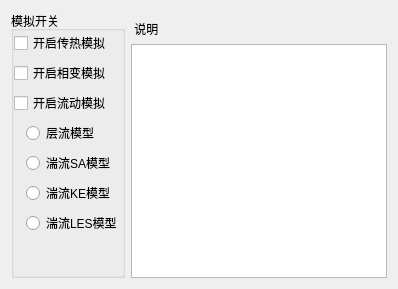
      <widget class="QWidget" name="tab_simulation">
       <attribute name="title">
        <string>模拟配置</string>
       </attribute>
       <layout class="QHBoxLayout" name="horizontalLayout_27">
        <item>
         <widget class="QGroupBox" name="groupBox_4">
          <property name="title">
           <string>模拟开关</string>
          </property>
          <layout class="QVBoxLayout" name="verticalLayout_28">
           <property name="leftMargin">
            <number>0</number>
           </property>
           <property name="topMargin">
            <number>0</number>
           </property>
           <property name="rightMargin">
            <number>0</number>
           </property>
           <property name="bottomMargin">
            <number>0</number>
           </property>
           <item>
            <widget class="QCheckBox" name="checkBox_heatTransferModel">
             <property name="text">
              <string>开启传热模拟</string>
             </property>
            </widget>
           </item>
           <item>
            <widget class="QCheckBox" name="checkBox_phaseChangeModel">
             <property name="text">
              <string>开启相变模拟</string>
             </property>
            </widget>
           </item>
           <item>
            <widget class="QCheckBox" name="checkBox_fluidModel">
             <property name="text">
              <string>开启流动模拟</string>
             </property>
            </widget>
           </item>
           <item>
            <widget class="QFrame" name="frame_fluidModel">
             <property name="frameShape">
              <enum>QFrame::NoFrame</enum>
             </property>
             <property name="frameShadow">
              <enum>QFrame::Raised</enum>
             </property>
             <layout class="QVBoxLayout" name="verticalLayout_29">
              <property name="leftMargin">
               <number>12</number>
              </property>
              <property name="topMargin">
               <number>0</number>
              </property>
              <property name="rightMargin">
               <number>0</number>
              </property>
              <property name="bottomMargin">
               <number>0</number>
              </property>
              <item>
               <widget class="QRadioButton" name="radioButton_laminarModel">
                <property name="text">
                 <string>层流模型</string>
                </property>
               </widget>
              </item>
              <item>
               <widget class="QRadioButton" name="radioButton_SAModel">
                <property name="text">
                 <string>湍流SA模型</string>
                </property>
               </widget>
              </item>
              <item>
               <widget class="QRadioButton" name="radioButton_KEModel">
                <property name="text">
                 <string>湍流KE模型</string>
                </property>
               </widget>
              </item>
              <item>
               <widget class="QRadioButton" name="radioButton_LESModel">
                <property name="text">
                 <string>湍流LES模型</string>
                </property>
               </widget>
              </item>
              <item>
               <spacer name="verticalSpacer_8">
                <property name="orientation">
                 <enum>Qt::Vertical</enum>
                </property>
                <property name="sizeHint" stdset="0">
                 <size>
                  <width>20</width>
                  <height>40</height>
                 </size>
                </property>
               </spacer>
              </item>
             </layout>
            </widget>
           </item>
          </layout>
         </widget>
        </item>
        <item>
         <widget class="QFrame" name="frame_37">
          <property name="frameShape">
           <enum>QFrame::NoFrame</enum>
          </property>
          <property name="frameShadow">
           <enum>QFrame::Raised</enum>
          </property>
          <layout class="QVBoxLayout" name="verticalLayout_27">
           <property name="leftMargin">
            <number>0</number>
           </property>
           <property name="rightMargin">
            <number>0</number>
           </property>
           <property name="bottomMargin">
            <number>0</number>
           </property>
           <item>
            <widget class="QLabel" name="label_27">
             <property name="text">
              <string> 说明</string>
             </property>
            </widget>
           </item>
           <item>
            <widget class="QPlainTextEdit" name="plainTextEdit_simulationIntroduction"/>
           </item>
          </layout>
         </widget>
        </item>
       </layout>
      </widget>
